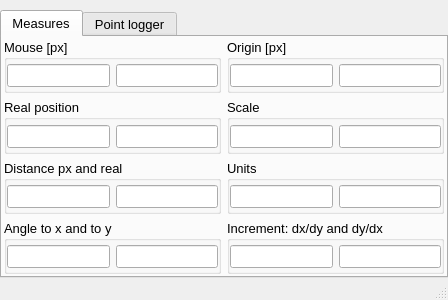
<?xml version="1.0" encoding="UTF-8"?>
<ui version="4.0">
 <class>Mouse_info</class>
 <widget class="QMainWindow" name="Mouse_info">
  <property name="geometry">
   <rect>
    <x>0</x>
    <y>0</y>
    <width>448</width>
    <height>300</height>
   </rect>
  </property>
  <property name="windowTitle">
   <string>Points info</string>
  </property>
  <property name="unifiedTitleAndToolBarOnMac">
   <bool>true</bool>
  </property>
  <widget class="QWidget" name="centralwidget">
   <layout class="QGridLayout" name="gridLayout">
    <property name="leftMargin">
     <number>0</number>
    </property>
    <property name="topMargin">
     <number>10</number>
    </property>
    <property name="rightMargin">
     <number>0</number>
    </property>
    <property name="bottomMargin">
     <number>0</number>
    </property>
    <item row="0" column="0">
     <widget class="QTabWidget" name="tabWidget">
      <property name="font">
       <font>
        <pointsize>10</pointsize>
       </font>
      </property>
      <property name="currentIndex">
       <number>0</number>
      </property>
      <property name="neutrinoSave" stdset="0">
       <bool>true</bool>
      </property>
      <widget class="QWidget" name="tab">
       <attribute name="title">
        <string>Measures</string>
       </attribute>
       <layout class="QGridLayout" name="gridLayout_2" rowstretch="1,1,1,1" columnstretch="1,1">
        <property name="leftMargin">
         <number>2</number>
        </property>
        <property name="topMargin">
         <number>2</number>
        </property>
        <property name="rightMargin">
         <number>2</number>
        </property>
        <property name="bottomMargin">
         <number>2</number>
        </property>
        <item row="0" column="0">
         <widget class="QGroupBox" name="groupBox_2">
          <property name="font">
           <font>
            <pointsize>10</pointsize>
           </font>
          </property>
          <property name="title">
           <string>Mouse [px]</string>
          </property>
          <layout class="QGridLayout" name="gridLayout_5" rowstretch="1" columnstretch="1,1">
           <property name="leftMargin">
            <number>0</number>
           </property>
           <property name="topMargin">
            <number>2</number>
           </property>
           <property name="rightMargin">
            <number>0</number>
           </property>
           <property name="bottomMargin">
            <number>0</number>
           </property>
           <item row="0" column="0">
            <widget class="QLineEdit" name="ix">
             <property name="enabled">
              <bool>true</bool>
             </property>
             <property name="font">
              <font>
               <pointsize>10</pointsize>
              </font>
             </property>
             <property name="readOnly">
              <bool>true</bool>
             </property>
            </widget>
           </item>
           <item row="0" column="1">
            <widget class="QLineEdit" name="iy">
             <property name="font">
              <font>
               <pointsize>10</pointsize>
              </font>
             </property>
             <property name="readOnly">
              <bool>true</bool>
             </property>
            </widget>
           </item>
          </layout>
         </widget>
        </item>
        <item row="0" column="1">
         <widget class="QGroupBox" name="groupBox">
          <property name="font">
           <font>
            <pointsize>10</pointsize>
           </font>
          </property>
          <property name="title">
           <string>Origin [px]</string>
          </property>
          <layout class="QGridLayout" name="gridLayout_4" rowstretch="1" columnstretch="1,1">
           <property name="leftMargin">
            <number>0</number>
           </property>
           <property name="topMargin">
            <number>2</number>
           </property>
           <property name="rightMargin">
            <number>0</number>
           </property>
           <property name="bottomMargin">
            <number>0</number>
           </property>
           <item row="0" column="0">
            <widget class="QLineEdit" name="rx">
             <property name="font">
              <font>
               <pointsize>10</pointsize>
              </font>
             </property>
             <property name="readOnly">
              <bool>false</bool>
             </property>
            </widget>
           </item>
           <item row="0" column="1">
            <widget class="QLineEdit" name="ry">
             <property name="font">
              <font>
               <pointsize>10</pointsize>
              </font>
             </property>
             <property name="readOnly">
              <bool>false</bool>
             </property>
            </widget>
           </item>
          </layout>
         </widget>
        </item>
        <item row="1" column="0">
         <widget class="QGroupBox" name="groupBox_3">
          <property name="font">
           <font>
            <pointsize>10</pointsize>
           </font>
          </property>
          <property name="title">
           <string>Real position</string>
          </property>
          <layout class="QGridLayout" name="gridLayout_6" columnstretch="1,1">
           <property name="leftMargin">
            <number>0</number>
           </property>
           <property name="topMargin">
            <number>2</number>
           </property>
           <property name="rightMargin">
            <number>0</number>
           </property>
           <property name="bottomMargin">
            <number>0</number>
           </property>
           <item row="0" column="0">
            <widget class="QLineEdit" name="px">
             <property name="font">
              <font>
               <pointsize>10</pointsize>
              </font>
             </property>
             <property name="readOnly">
              <bool>true</bool>
             </property>
            </widget>
           </item>
           <item row="0" column="1">
            <widget class="QLineEdit" name="py">
             <property name="font">
              <font>
               <pointsize>10</pointsize>
              </font>
             </property>
             <property name="readOnly">
              <bool>true</bool>
             </property>
            </widget>
           </item>
          </layout>
         </widget>
        </item>
        <item row="1" column="1">
         <widget class="QGroupBox" name="groupBox_7">
          <property name="title">
           <string>Scale</string>
          </property>
          <layout class="QGridLayout" name="gridLayout_10" columnstretch="1,1">
           <property name="leftMargin">
            <number>0</number>
           </property>
           <property name="topMargin">
            <number>2</number>
           </property>
           <property name="rightMargin">
            <number>0</number>
           </property>
           <property name="bottomMargin">
            <number>0</number>
           </property>
           <item row="0" column="0">
            <widget class="QLineEdit" name="sc_x"/>
           </item>
           <item row="0" column="1">
            <widget class="QLineEdit" name="sc_y"/>
           </item>
          </layout>
         </widget>
        </item>
        <item row="2" column="0">
         <widget class="QGroupBox" name="groupBox_6">
          <property name="font">
           <font>
            <pointsize>10</pointsize>
           </font>
          </property>
          <property name="title">
           <string>Distance px and real</string>
          </property>
          <layout class="QGridLayout" name="gridLayout_9" columnstretch="1,1">
           <property name="leftMargin">
            <number>0</number>
           </property>
           <property name="topMargin">
            <number>2</number>
           </property>
           <property name="rightMargin">
            <number>0</number>
           </property>
           <property name="bottomMargin">
            <number>0</number>
           </property>
           <item row="0" column="0">
            <widget class="QLineEdit" name="dist_px">
             <property name="font">
              <font>
               <pointsize>10</pointsize>
              </font>
             </property>
             <property name="toolTip">
              <string comment="Distance in pixel" extracomment="Distance in pixel"/>
             </property>
             <property name="readOnly">
              <bool>true</bool>
             </property>
            </widget>
           </item>
           <item row="0" column="1">
            <widget class="QLineEdit" name="dist_real">
             <property name="font">
              <font>
               <pointsize>10</pointsize>
              </font>
             </property>
             <property name="toolTip">
              <string extracomment="Distance in real world coordinates"/>
             </property>
             <property name="readOnly">
              <bool>true</bool>
             </property>
            </widget>
           </item>
          </layout>
         </widget>
        </item>
        <item row="2" column="1">
         <widget class="QGroupBox" name="groupBox_8">
          <property name="title">
           <string>Units</string>
          </property>
          <layout class="QGridLayout" name="gridLayout_11" columnstretch="1,1">
           <property name="leftMargin">
            <number>0</number>
           </property>
           <property name="topMargin">
            <number>2</number>
           </property>
           <property name="rightMargin">
            <number>0</number>
           </property>
           <property name="bottomMargin">
            <number>0</number>
           </property>
           <item row="0" column="0">
            <widget class="QLineEdit" name="unit_x"/>
           </item>
           <item row="0" column="1">
            <widget class="QLineEdit" name="unit_y"/>
           </item>
          </layout>
         </widget>
        </item>
        <item row="3" column="0">
         <widget class="QGroupBox" name="groupBox_5">
          <property name="font">
           <font>
            <pointsize>10</pointsize>
           </font>
          </property>
          <property name="title">
           <string>Angle to x and to y</string>
          </property>
          <layout class="QGridLayout" name="gridLayout_8" columnstretch="1,1">
           <property name="leftMargin">
            <number>0</number>
           </property>
           <property name="topMargin">
            <number>2</number>
           </property>
           <property name="rightMargin">
            <number>0</number>
           </property>
           <property name="bottomMargin">
            <number>0</number>
           </property>
           <item row="0" column="0">
            <widget class="QLineEdit" name="atan_dx_dy">
             <property name="font">
              <font>
               <pointsize>10</pointsize>
              </font>
             </property>
             <property name="toolTip">
              <string extracomment="Angle with horizontal"/>
             </property>
             <property name="readOnly">
              <bool>true</bool>
             </property>
            </widget>
           </item>
           <item row="0" column="1">
            <widget class="QLineEdit" name="atan_dy_dx">
             <property name="font">
              <font>
               <pointsize>10</pointsize>
              </font>
             </property>
             <property name="toolTip">
              <string extracomment="Angle with vertical"/>
             </property>
             <property name="readOnly">
              <bool>true</bool>
             </property>
            </widget>
           </item>
          </layout>
         </widget>
        </item>
        <item row="3" column="1">
         <widget class="QGroupBox" name="groupBox_4">
          <property name="font">
           <font>
            <pointsize>10</pointsize>
           </font>
          </property>
          <property name="title">
           <string>Increment: dx/dy and dy/dx</string>
          </property>
          <layout class="QGridLayout" name="gridLayout_7" columnstretch="1,1">
           <property name="leftMargin">
            <number>0</number>
           </property>
           <property name="topMargin">
            <number>2</number>
           </property>
           <property name="rightMargin">
            <number>0</number>
           </property>
           <property name="bottomMargin">
            <number>0</number>
           </property>
           <item row="0" column="0">
            <widget class="QLineEdit" name="dx_dy">
             <property name="font">
              <font>
               <pointsize>10</pointsize>
              </font>
             </property>
             <property name="toolTip">
              <string extracomment="dx/dy"/>
             </property>
             <property name="readOnly">
              <bool>true</bool>
             </property>
            </widget>
           </item>
           <item row="0" column="1">
            <widget class="QLineEdit" name="dy_dx">
             <property name="font">
              <font>
               <pointsize>10</pointsize>
              </font>
             </property>
             <property name="toolTip">
              <string extracomment="dy/dx"/>
             </property>
             <property name="readOnly">
              <bool>true</bool>
             </property>
            </widget>
           </item>
          </layout>
         </widget>
        </item>
       </layout>
      </widget>
      <widget class="QWidget" name="tab_2">
       <attribute name="title">
        <string>Point logger</string>
       </attribute>
       <layout class="QGridLayout" name="gridLayout_3">
        <property name="leftMargin">
         <number>0</number>
        </property>
        <property name="topMargin">
         <number>0</number>
        </property>
        <property name="rightMargin">
         <number>0</number>
        </property>
        <property name="bottomMargin">
         <number>0</number>
        </property>
        <item row="0" column="0">
         <widget class="QCheckBox" name="getpoints">
          <property name="font">
           <font>
            <pointsize>10</pointsize>
           </font>
          </property>
          <property name="text">
           <string>Enable logging</string>
          </property>
         </widget>
        </item>
        <item row="0" column="1">
         <widget class="QToolButton" name="removeRow">
          <property name="text">
           <string>...</string>
          </property>
          <property name="icon">
           <iconset>
            <normaloff>:icons//remove.png</normaloff>:icons//remove.png</iconset>
          </property>
          <property name="iconSize">
           <size>
            <width>16</width>
            <height>16</height>
           </size>
          </property>
         </widget>
        </item>
        <item row="0" column="2">
         <widget class="QToolButton" name="copyPoints">
          <property name="text">
           <string>...</string>
          </property>
          <property name="icon">
           <iconset>
            <normaloff>:icons//saveClipboard.png</normaloff>:icons//saveClipboard.png</iconset>
          </property>
          <property name="iconSize">
           <size>
            <width>16</width>
            <height>16</height>
           </size>
          </property>
         </widget>
        </item>
        <item row="0" column="3">
         <widget class="QToolButton" name="exportTxt">
          <property name="text">
           <string>...</string>
          </property>
          <property name="icon">
           <iconset>
            <normaloff>:icons//saveTxt.png</normaloff>:icons//saveTxt.png</iconset>
          </property>
          <property name="iconSize">
           <size>
            <width>16</width>
            <height>16</height>
           </size>
          </property>
         </widget>
        </item>
        <item row="1" column="0" colspan="4">
         <widget class="QTableWidget" name="points">
          <property name="font">
           <font>
            <pointsize>10</pointsize>
           </font>
          </property>
          <property name="locale">
           <locale language="English" country="UnitedStates"/>
          </property>
          <property name="alternatingRowColors">
           <bool>true</bool>
          </property>
          <attribute name="horizontalHeaderCascadingSectionResizes">
           <bool>true</bool>
          </attribute>
          <attribute name="horizontalHeaderDefaultSectionSize">
           <number>60</number>
          </attribute>
          <attribute name="horizontalHeaderShowSortIndicator" stdset="0">
           <bool>true</bool>
          </attribute>
          <attribute name="horizontalHeaderStretchLastSection">
           <bool>true</bool>
          </attribute>
          <column>
           <property name="text">
            <string>X</string>
           </property>
           <property name="textAlignment">
            <set>AlignCenter</set>
           </property>
          </column>
          <column>
           <property name="text">
            <string>Y</string>
           </property>
           <property name="textAlignment">
            <set>AlignCenter</set>
           </property>
          </column>
          <column>
           <property name="text">
            <string>Real X</string>
           </property>
           <property name="textAlignment">
            <set>AlignCenter</set>
           </property>
          </column>
          <column>
           <property name="text">
            <string>Real Y</string>
           </property>
           <property name="textAlignment">
            <set>AlignCenter</set>
           </property>
          </column>
          <column>
           <property name="text">
            <string>Value</string>
           </property>
           <property name="textAlignment">
            <set>AlignCenter</set>
           </property>
          </column>
         </widget>
        </item>
       </layout>
      </widget>
     </widget>
    </item>
   </layout>
  </widget>
  <widget class="QStatusBar" name="statusbar">
   <property name="font">
    <font>
     <pointsize>10</pointsize>
    </font>
   </property>
  </widget>
 </widget>
 <tabstops>
  <tabstop>ix</tabstop>
  <tabstop>iy</tabstop>
  <tabstop>rx</tabstop>
  <tabstop>ry</tabstop>
  <tabstop>sc_x</tabstop>
  <tabstop>sc_y</tabstop>
  <tabstop>px</tabstop>
  <tabstop>py</tabstop>
  <tabstop>dist_px</tabstop>
  <tabstop>dist_real</tabstop>
  <tabstop>atan_dx_dy</tabstop>
  <tabstop>atan_dy_dx</tabstop>
  <tabstop>dx_dy</tabstop>
  <tabstop>dy_dx</tabstop>
  <tabstop>getpoints</tabstop>
  <tabstop>removeRow</tabstop>
  <tabstop>copyPoints</tabstop>
  <tabstop>exportTxt</tabstop>
  <tabstop>points</tabstop>
  <tabstop>tabWidget</tabstop>
 </tabstops>
 <resources/>
 <connections/>
</ui>
